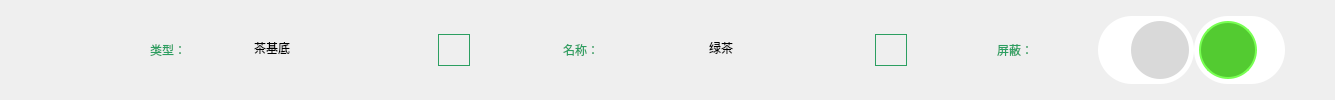
                <widget class="QWidget" name="widget_5" native="true">
                 <layout class="QHBoxLayout" name="horizontalLayout_5">
                  <property name="spacing">
                   <number>0</number>
                  </property>
                  <property name="leftMargin">
                   <number>0</number>
                  </property>
                  <property name="topMargin">
                   <number>0</number>
                  </property>
                  <property name="rightMargin">
                   <number>0</number>
                  </property>
                  <property name="bottomMargin">
                   <number>0</number>
                  </property>
                  <item>
                   <widget class="QLabel" name="label_2">
                    <property name="minimumSize">
                     <size>
                      <width>150</width>
                      <height>0</height>
                     </size>
                    </property>
                    <property name="maximumSize">
                     <size>
                      <width>150</width>
                      <height>16777215</height>
                     </size>
                    </property>
                    <property name="text">
                     <string/>
                    </property>
                   </widget>
                  </item>
                  <item>
                   <widget class="QLabel" name="l3">
                    <property name="minimumSize">
                     <size>
                      <width>101</width>
                      <height>50</height>
                     </size>
                    </property>
                    <property name="maximumSize">
                     <size>
                      <width>101</width>
                      <height>50</height>
                     </size>
                    </property>
                    <property name="styleSheet">
                     <string notr="true">color:rgb(44, 159, 97);</string>
                    </property>
                    <property name="text">
                     <string>类型：</string>
                    </property>
                   </widget>
                  </item>
                  <item>
                   <widget class="QWidget" name="widget_10" native="true">
                    <property name="minimumSize">
                     <size>
                      <width>312</width>
                      <height>50</height>
                     </size>
                    </property>
                    <property name="maximumSize">
                     <size>
                      <width>312</width>
                      <height>50</height>
                     </size>
                    </property>
                    <layout class="QHBoxLayout" name="horizontalLayout_9" stretch="10,1,5">
                     <property name="spacing">
                      <number>0</number>
                     </property>
                     <property name="leftMargin">
                      <number>0</number>
                     </property>
                     <property name="topMargin">
                      <number>0</number>
                     </property>
                     <property name="rightMargin">
                      <number>0</number>
                     </property>
                     <property name="bottomMargin">
                      <number>0</number>
                     </property>
                     <item>
                      <widget class="QLineEdit" name="edit_type">
                       <property name="styleSheet">
                        <string notr="true">background-color:transparent;
border: 1px solid transparent;</string>
                       </property>
                       <property name="text">
                        <string>茶基底</string>
                       </property>
                      </widget>
                     </item>
                     <item>
                      <widget class="QPushButton" name="btn_type">
                       <property name="minimumSize">
                        <size>
                         <width>32</width>
                         <height>32</height>
                        </size>
                       </property>
                       <property name="maximumSize">
                        <size>
                         <width>32</width>
                         <height>32</height>
                        </size>
                       </property>
                       <property name="styleSheet">
                        <string notr="true">QPushButton#btn_type{
	border-image:url(:/icon/icon_conduit_card_change_pen.png);
	border: 1px solid rgb(44, 159, 97);
	border-radius:33px;
	color:white;
}</string>
                       </property>
                       <property name="text">
                        <string/>
                       </property>
                      </widget>
                     </item>
                     <item>
                      <spacer name="horizontalSpacer_2">
                       <property name="orientation">
                        <enum>Qt::Horizontal</enum>
                       </property>
                       <property name="sizeHint" stdset="0">
                        <size>
                         <width>40</width>
                         <height>20</height>
                        </size>
                       </property>
                      </spacer>
                     </item>
                    </layout>
                   </widget>
                  </item>
                  <item>
                   <widget class="QLabel" name="l4">
                    <property name="minimumSize">
                     <size>
                      <width>134</width>
                      <height>50</height>
                     </size>
                    </property>
                    <property name="maximumSize">
                     <size>
                      <width>134</width>
                      <height>50</height>
                     </size>
                    </property>
                    <property name="styleSheet">
                     <string notr="true">color:rgb(44, 159, 97);</string>
                    </property>
                    <property name="text">
                     <string>名称：</string>
                    </property>
                   </widget>
                  </item>
                  <item>
                   <widget class="QWidget" name="widget_11" native="true">
                    <property name="minimumSize">
                     <size>
                      <width>300</width>
                      <height>0</height>
                     </size>
                    </property>
                    <property name="maximumSize">
                     <size>
                      <width>300</width>
                      <height>16777215</height>
                     </size>
                    </property>
                    <layout class="QHBoxLayout" name="horizontalLayout_10" stretch="10,1,5">
                     <item>
                      <widget class="QLineEdit" name="edit_name">
                       <property name="styleSheet">
                        <string notr="true">background-color:transparent;
border: 1px solid transparent;</string>
                       </property>
                       <property name="text">
                        <string>绿茶</string>
                       </property>
                      </widget>
                     </item>
                     <item>
                      <widget class="QPushButton" name="btn_name">
                       <property name="minimumSize">
                        <size>
                         <width>32</width>
                         <height>32</height>
                        </size>
                       </property>
                       <property name="maximumSize">
                        <size>
                         <width>32</width>
                         <height>32</height>
                        </size>
                       </property>
                       <property name="styleSheet">
                        <string notr="true">QPushButton#btn_name{
	border-image:url(:/icon/icon_conduit_card_change_pen.png);
	border: 1px solid rgb(44, 159, 97);
	border-radius:33px;
	color:white;
}</string>
                       </property>
                       <property name="text">
                        <string/>
                       </property>
                      </widget>
                     </item>
                     <item>
                      <spacer name="horizontalSpacer_3">
                       <property name="orientation">
                        <enum>Qt::Horizontal</enum>
                       </property>
                       <property name="sizeHint" stdset="0">
                        <size>
                         <width>40</width>
                         <height>20</height>
                        </size>
                       </property>
                      </spacer>
                     </item>
                    </layout>
                   </widget>
                  </item>
                  <item>
                   <widget class="QLabel" name="l5">
                    <property name="minimumSize">
                     <size>
                      <width>101</width>
                      <height>50</height>
                     </size>
                    </property>
                    <property name="maximumSize">
                     <size>
                      <width>101</width>
                      <height>50</height>
                     </size>
                    </property>
                    <property name="styleSheet">
                     <string notr="true">color:rgb(44, 159, 97);</string>
                    </property>
                    <property name="text">
                     <string>屏蔽：</string>
                    </property>
                   </widget>
                  </item>
                  <item>
                   <widget class="QWidget" name="on_off_widget" native="true">
                    <property name="minimumSize">
                     <size>
                      <width>160</width>
                      <height>90</height>
                     </size>
                    </property>
                    <property name="maximumSize">
                     <size>
                      <width>2000</width>
                      <height>90</height>
                     </size>
                    </property>
                    <layout class="QHBoxLayout" name="horizontalLayout_15">
                     <property name="spacing">
                      <number>0</number>
                     </property>
                     <property name="leftMargin">
                      <number>0</number>
                     </property>
                     <property name="topMargin">
                      <number>11</number>
                     </property>
                     <property name="rightMargin">
                      <number>50</number>
                     </property>
                     <property name="bottomMargin">
                      <number>11</number>
                     </property>
                     <item>
                      <widget class="QWidget" name="off_widget" native="true">
                       <property name="styleSheet">
                        <string notr="true">QWidget#off_widget{
	background-color:rgb(255, 255, 255);
	border-radius:34px;
}</string>
                       </property>
                       <layout class="QHBoxLayout" name="horizontalLayout_17">
                        <property name="spacing">
                         <number>11</number>
                        </property>
                        <property name="leftMargin">
                         <number>15</number>
                        </property>
                        <property name="topMargin">
                         <number>5</number>
                        </property>
                        <property name="rightMargin">
                         <number>5</number>
                        </property>
                        <property name="bottomMargin">
                         <number>5</number>
                        </property>
                        <item>
                         <widget class="QLabel" name="name_off">
                          <property name="styleSheet">
                           <string notr="true">color:rgb(217, 217, 217);</string>
                          </property>
                          <property name="text">
                           <string/>
                          </property>
                         </widget>
                        </item>
                        <item>
                         <widget class="QLabel" name="icon_off">
                          <property name="minimumSize">
                           <size>
                            <width>58</width>
                            <height>58</height>
                           </size>
                          </property>
                          <property name="maximumSize">
                           <size>
                            <width>58</width>
                            <height>58</height>
                           </size>
                          </property>
                          <property name="styleSheet">
                           <string notr="true">background-color:rgb(217, 217, 217);
border-radius:29px;</string>
                          </property>
                          <property name="text">
                           <string/>
                          </property>
                         </widget>
                        </item>
                       </layout>
                      </widget>
                     </item>
                     <item>
                      <widget class="QWidget" name="on_widget" native="true">
                       <property name="styleSheet">
                        <string notr="true">QWidget#on_widget{
	background-color:rgb(255, 255, 255);
	border-radius:34px;
}</string>
                       </property>
                       <layout class="QHBoxLayout" name="horizontalLayout_16">
                        <property name="spacing">
                         <number>21</number>
                        </property>
                        <property name="leftMargin">
                         <number>5</number>
                        </property>
                        <property name="topMargin">
                         <number>5</number>
                        </property>
                        <property name="rightMargin">
                         <number>0</number>
                        </property>
                        <property name="bottomMargin">
                         <number>5</number>
                        </property>
                        <item>
                         <widget class="QLabel" name="icon_on">
                          <property name="minimumSize">
                           <size>
                            <width>58</width>
                            <height>58</height>
                           </size>
                          </property>
                          <property name="maximumSize">
                           <size>
                            <width>58</width>
                            <height>58</height>
                           </size>
                          </property>
                          <property name="styleSheet">
                           <string notr="true">background-color:rgb(83, 203, 49);
border: 2px solid rgb(120, 255, 82);
border-radius:29px;</string>
                          </property>
                          <property name="text">
                           <string/>
                          </property>
                         </widget>
                        </item>
                        <item>
                         <widget class="QLabel" name="name_on">
                          <property name="styleSheet">
                           <string notr="true">color: rgb(83, 203, 49);</string>
                          </property>
                          <property name="text">
                           <string/>
                          </property>
                         </widget>
                        </item>
                       </layout>
                      </widget>
                     </item>
                    </layout>
                   </widget>
                  </item>
                 </layout>
                </widget>
